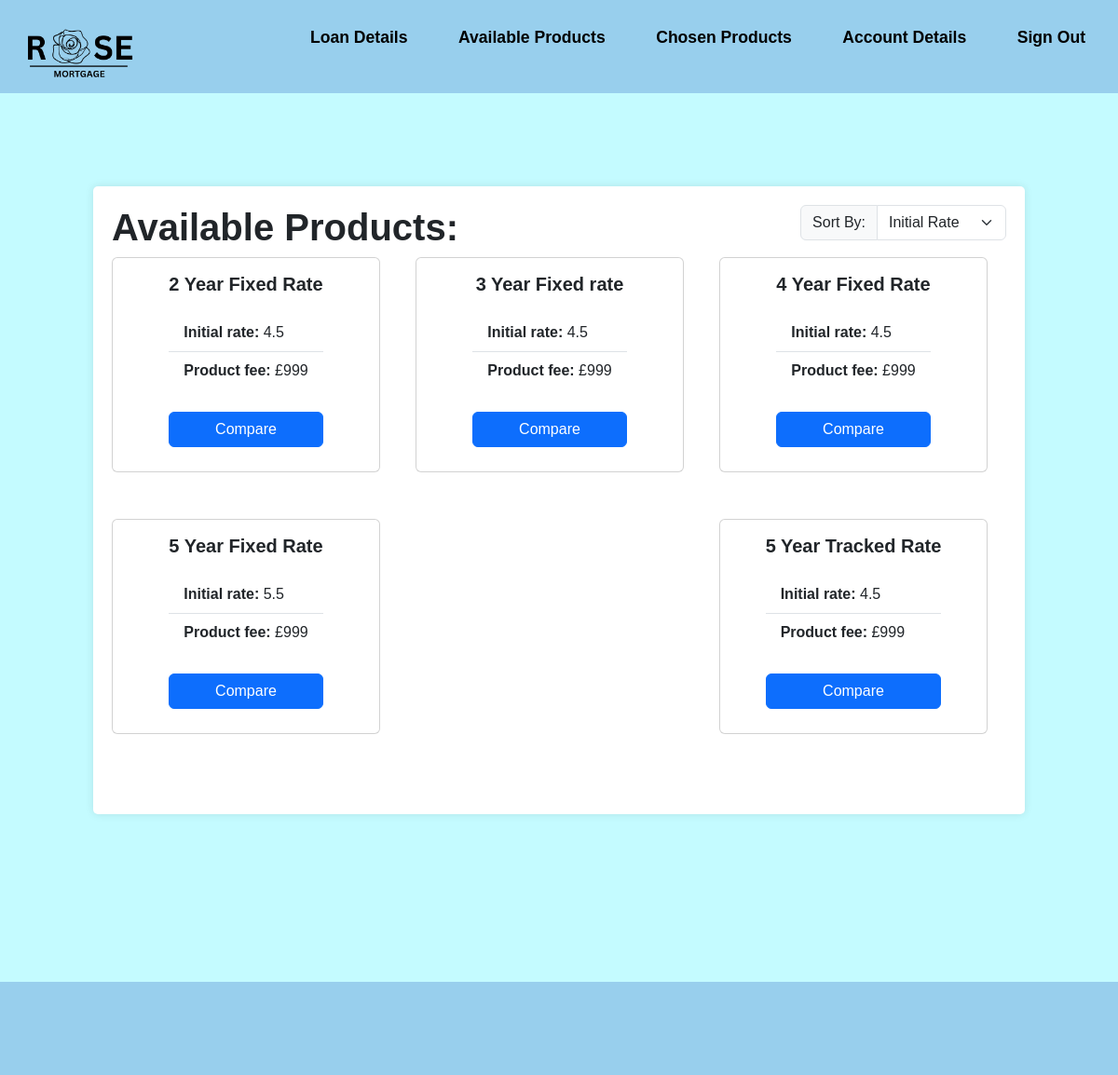
Page /MemberViewProducts.php (signed in) on the committed database.
### tables this page shows
CREATE TABLE "Quote" (
	"Quote_ID"	INTEGER NOT NULL,
	"Product_ID"	INTEGER NOT NULL,
	"RegisteredUser_ID"	INTEGER NOT NULL,
	"product_starred"	INTEGER NOT NULL,
	FOREIGN KEY("Quote_ID") REFERENCES "Quote"("Quote_ID"),
	FOREIGN KEY("RegisteredUser_ID") REFERENCES "RegisteredUser"("RegisteredUser_ID"),
	FOREIGN KEY("Product_ID") REFERENCES "Product"("Product_ID"),
	PRIMARY KEY("Quote_ID" AUTOINCREMENT)
);

CREATE TABLE "Product" (
	"Product_ID"	INTEGER NOT NULL,
	"Broker_ID"	INTEGER NOT NULL,
	"YearRate"	INTEGER NOT NULL,
	"ProductType"	TEXT NOT NULL,
	"expected_income"	INTEGER NOT NULL,
	"expected_credit_score"	INTEGER NOT NULL,
	"initial_interest_rate"	REAL NOT NULL,
	"ProductFee"	INTEGER NOT NULL,
	"ltv_ratio"	REAL NOT NULL,
	"aDraft"	INTEGER NOT NULL,
	PRIMARY KEY("Product_ID" AUTOINCREMENT),
	FOREIGN KEY("Broker_ID") REFERENCES "Broker"("Broker_ID")
);

### MemberViewProducts.php (the view, shortened to what this page needs)
<?php
include 'connection.php';
$RegisteredUser_ID = $_SESSION['RegisteredUser_ID'];
$sql = "SELECT *
        FROM Product
        LEFT JOIN financialdetails ON (financialdetails.RegisteredUser_ID = Product.Broker_ID)
        LEFT JOIN RegisteredUser ON (RegisteredUser.RegisteredUser_ID = financialdetails.RegisteredUser_ID)
        LEFT JOIN Quote ON (Quote.Product_ID = Product.Product_ID)
        WHERE Product.expected_income <= (SELECT annual_income FROM financialdetails WHERE RegisteredUser_ID = $RegisteredUser_ID)
        AND Product.expected_credit_score <= (SELECT credit_score FROM financialdetails WHERE RegisteredUser_ID = $RegisteredUser_ID)
        AND Product.ltv_ratio <= (SELECT ltv_ratio FROM financialdetails WHERE RegisteredUser_ID = $RegisteredUser_ID);";
$sortingOption = isset($_GET['sort']) ? $_GET['sort'] : '1';
if($sortingOption == '1'){
    $sql .= "ORDER BY Product.initial_interest_rate DESC";
   } else if ($sortingOption == '2'){
    $sql .= "ORDER BY Product.YearRate DESC";
    }
$statement = $db->query($sql);
?>
<!DOCTYPE html>
<html lang="en">
<head>
  <link rel="stylesheet" href="https://cdn.jsdelivr.net/npm/bootstrap@5.3.2/dist/css/bootstrap.min.css">
  <link rel="stylesheet" href="style.css">
</head>
<body>
<header class="flex-container">
    <a href="MemberViewProducts.php"> <img src="Assets/logo.png" alt="Rose Mortgage"> </a>
    <div>
      <ul class="nav-links">
        <li><a href="Loan-details.php">Loan Details</a></li>
        <li><a href="MemberViewProducts.php">Available Products</a></li>
        <li><a href="MemberChosenProducts.php">Chosen Products</a></li>
        <li><a href="MemberAccountDetails.php">Account Details</a></li>
        <li><a href="home.php">Sign Out</a></li>
      </ul>
    </div>
  </header>
<div class="largecontainer">
    <div class="flex-container">
        <div><h1><b>Available Products:</b></h1></div>
        <div>
            <div class="input-group mb-3">
                <label class="input-group-text" for="sorting">Sort By:</label>
                <select class="form-select" id="sorting" onchange="sortProducts()">
                    <option value="1" <?php echo($sortingOption == '1')? 'selected' : ''?>>Initial Rate</option>
                </select>
            </div>
        </div>
    </div>
    <div class="flex-table">
        <?php
        while ($row = $statement->fetch(PDO::FETCH_ASSOC)) {
        ?>
        <div class="card" style="width: 18rem; margin-bottom: 50px;">
            <div class="card-body">
                <h5 class="card-title"><b><?php echo $row["YearRate"] . " Year " . $row["ProductType"]; ?></b></h5>
                <ul class="list-group list-group-flush">
                    <li class="list-group-item"><b>Initial rate: </b><?php echo $row["initial_interest_rate"]; ?></li>
                    <li class="list-group-item"><b>Product fee: </b><?php echo $row["ProductFee"]; ?></li>
                </ul>
                <br>
                <form method="post" action="">
                    <button type="submit" name="compare" class="btn btn-primary">Compare</button>
                </form>
            </div>
        </div>
        <?php
        }
        ?>
    </div>
</div>
<footer>
</footer>
</body>
</html>

### style.css (style rules this page uses)
* { margin: 0; padding: 0; text-decoration: none; font-family: Arial, Helvetica, sans-serif; box-sizing: border-box; list-style: none; }
a { color: #000; text-decoration: none; }
header { background-color: #98CFED; padding: 10px; color: black; height: 100px; width: 100%; top: 0; display: flex; justify-content: flex-start; align-items: center; z-index: 1000; }
.nav-links li { display: inline-block; position: relative; margin: 0 25px; }
.nav-links li a { font-weight: bold; font-size: 1.1rem; text-decoration: none; color: black; }
.nav-links li::after { content: ''; width: 0%; height: 2px; background: #000; display: block; margin: auto; position: absolute; top: 100%; left: 50%; transform: translate(-50%); transition: 0.7s; }
header img { width: 150px; height: auto; }
body { background-color: #c4fbff; display: flex; flex-direction: column; min-height: 100vh; }
input[type="number"], button { width: 100%; padding: 10px; margin-bottom: 10px; border-radius: 3px; border: 1px solid #ccc; }
button { background-color: #007BFF; color: #fff; cursor: pointer; }
.card { height: 100%; display: flex; justify-content: center; align-items: center; }
.card-body { height: 100%; display: flex; flex-direction: column; }
.card-title { margin-bottom: 20px; text-align: center; }
ul { flex: 1; margin-bottom: 20px; }
ul li { list-style-type: disc; }
.largecontainer { width: 1000px; margin: 100px auto 80px; padding: 20px; background-color: #fff; border-radius: 5px; box-shadow: 0 0 10px rgba(0, 0, 0, 0.1); }
.flex-container { display: flex; flex-direction: row; justify-content:space-between; }
.flex-table { display:flex; flex-direction: row; flex-wrap: wrap; align-content: flex-start; justify-content: space-between; margin-right: 20px; margin-bottom: 1em; }
label { display: block; font-weight: bold; }
.input-group { margin-bottom: 20px; }
footer { background-color: #98CFED; padding: 10px; color: black; height: 100px; width: 100%; bottom: 0; z-index: 1000; margin-top: 100px; }

### rows in the picture
quote: Product_ID.YearRate "2", Product_ID.ProductType "Fixed Rate", Product_ID.initial_interest_rate "4.5", Product_ID.ProductFee "£999"
quote: Product_ID.YearRate "3", Product_ID.ProductType "Fixed rate", Product_ID.initial_interest_rate "4.5", Product_ID.ProductFee "£999"
quote: Product_ID.YearRate "4", Product_ID.ProductType "Fixed Rate", Product_ID.initial_interest_rate "4.5", Product_ID.ProductFee "£999"
quote: Product_ID.YearRate "5", Product_ID.ProductType "Fixed Rate", Product_ID.initial_interest_rate "5.5", Product_ID.ProductFee "£999"
quote: Product_ID.YearRate "5", Product_ID.ProductType "Tracked Rate", Product_ID.initial_interest_rate "4.5", Product_ID.ProductFee "£999"
